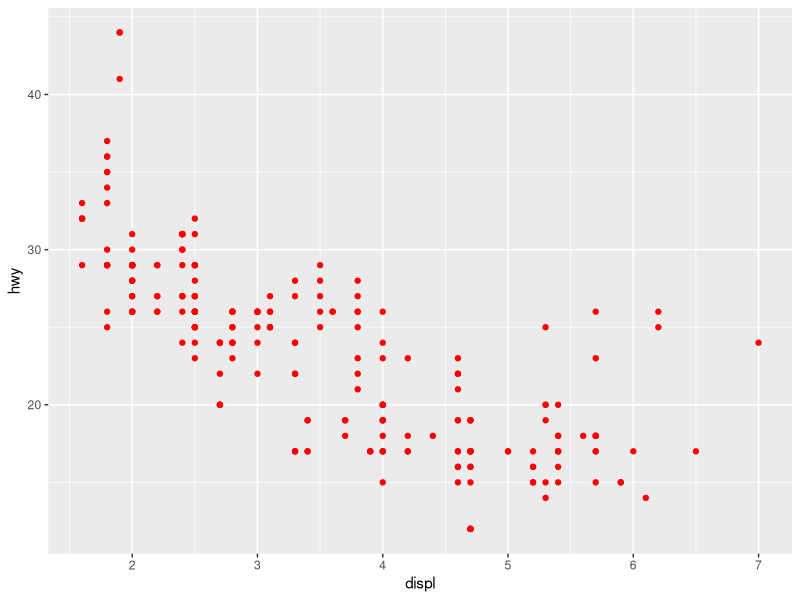
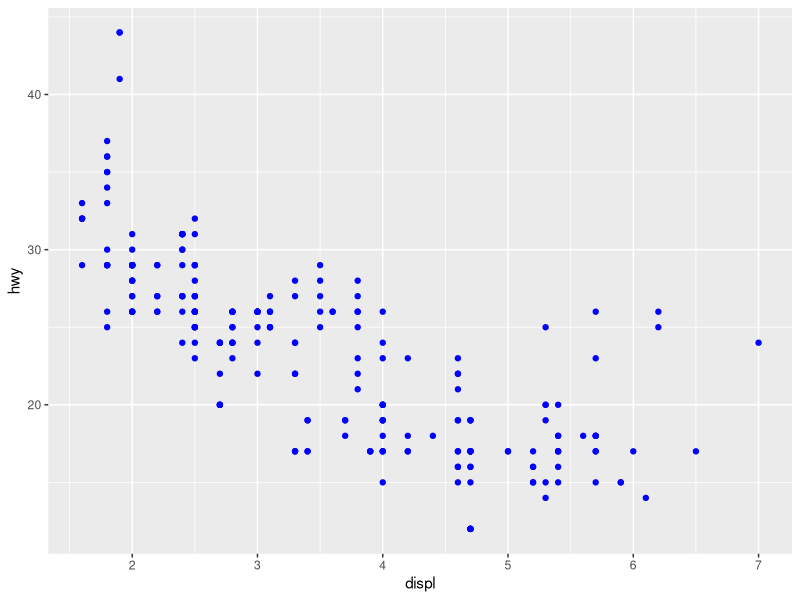
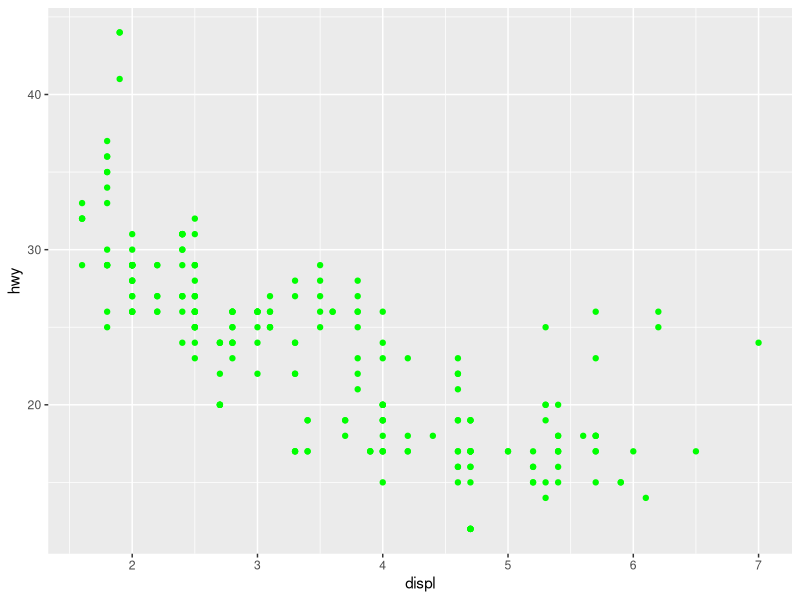
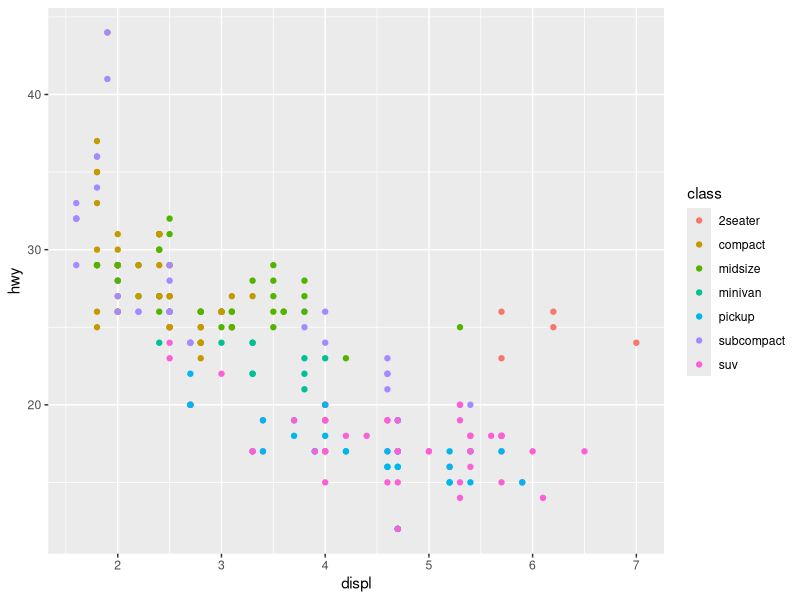
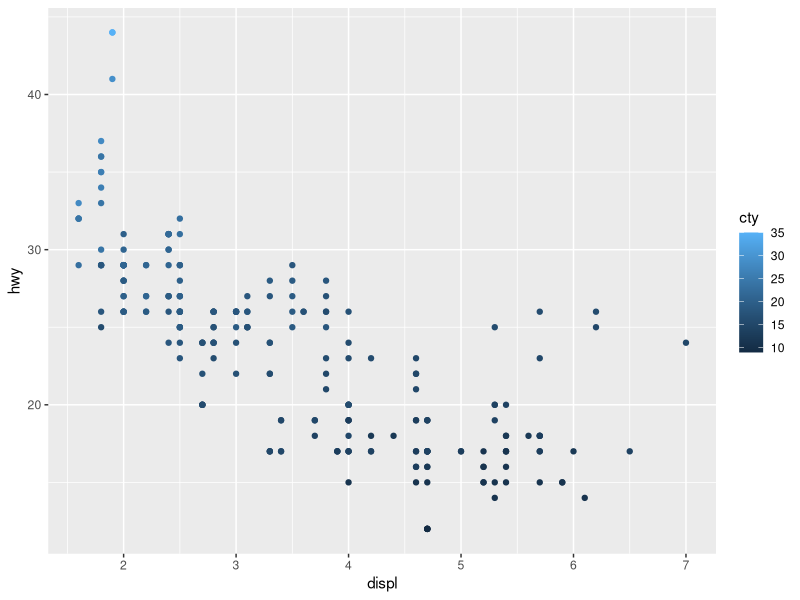
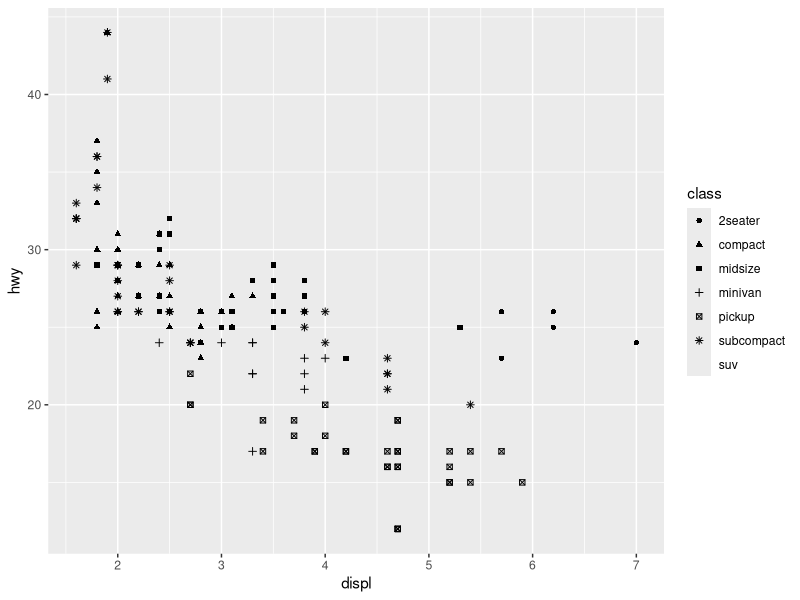
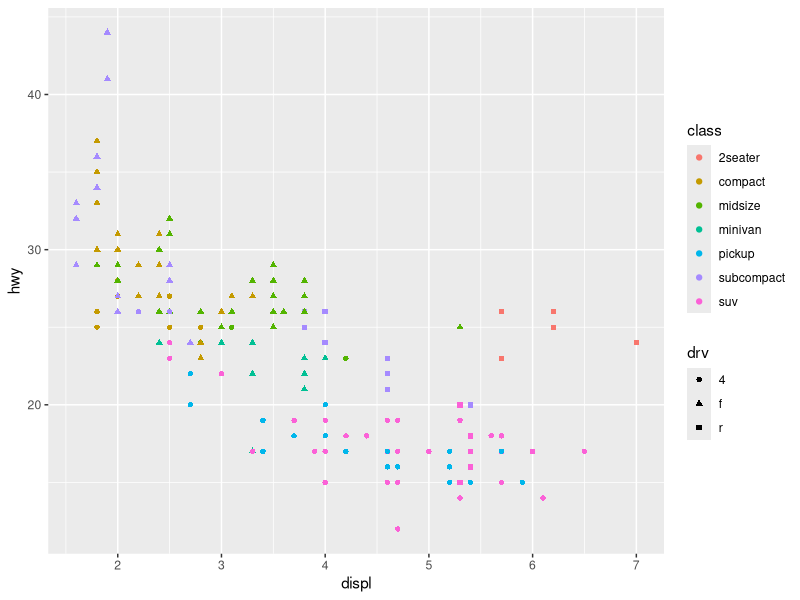
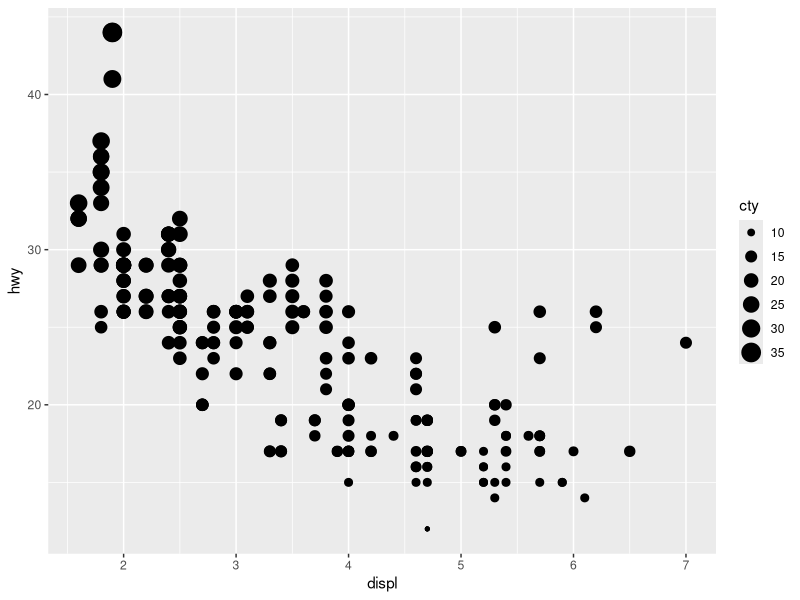

Here is the R script that generated these plots, in order: (Note: this script raises an error after producing the figures.)
## ---- chunk 1
rm(list = ls())
## ---- chunk 2
### Tweaks and tricks

## ---- chunk 3
library(tidyverse)
## ---- chunk 4
# choose color in geom
## ---- chunk 5
ggplot(
  data = mpg,
  mapping = aes(x = displ, y = hwy)
) +
  geom_point(
    color = "red"
  )
## ---- chunk 6
# different color 1
## ---- chunk 7
ggplot(
  data = mpg,
  mapping = aes(x = displ, y = hwy)
) +
  geom_point(
    color = "blue"
  )
## ---- chunk 8
# different color 2
## ---- chunk 9
ggplot(
  data = mpg,
  mapping = aes(x = displ, y = hwy)
) +
  geom_point(
    color = "green"
  )
## ---- chunk 10
# color as 3rd aesthetic (discrete)
## ---- chunk 11
ggplot(
  data = mpg,
  mapping = aes(x = displ, y = hwy, color = class)
) +
  geom_point()
## ---- chunk 12
# color as 3rd aesthetic (continuous)
## ---- chunk 13
ggplot(
  data = mpg,
  mapping = aes(x = displ, y = hwy, color = cty)
) +
  geom_point()
## ---- chunk 14
# point shape as 3rd aesthetic
## ---- chunk 15
ggplot(
  data = mpg,
  mapping = aes(
    x = displ,
    y = hwy,
    shape = class
  )
) +
  geom_point()
## ---- chunk 16
# shape mapped on drv
## ---- chunk 17
ggplot(
  data = mpg,
  mapping = aes(
    x = displ,
    y = hwy,
    color = class,
    shape = drv
  )
) +
  geom_point()
## ---- chunk 18
# point size as 3rd aesthetic
## ---- chunk 19
ggplot(
  data = mpg,
  mapping = aes(
    x = displ,
    y = hwy,
    size = cty
  )
) +
  geom_point()
## ---- chunk 20
# mix to increase num of aesthetics
## ---- chunk 21
ggplot(
  data = mpg,
  mapping = aes(
    x = displ,
    y = hwy,
    color = class,
    size = cty
  )
) +
  geom_point()
## ---- chunk 22
# unquoted col in aes()
## ---- chunk 23
try(
  ggplot(
    data = mpg,
    mapping = aes(
      x = displ,
      y = hwy,
      color = blue
    )
  ) +
    geom_point()
)
## ---- chunk 24
# mpg quoted and unquoted
## ---- chunk 25
mpg
"mpg"
## ---- chunk 26
# quoted color in aes()
## ---- chunk 27
ggplot(
  data = mpg,
  mapping = aes(
    x = displ,
    y = hwy,
    color = "blue"
  )
) +
  geom_point()
## ---- chunk 28
# correct way to specify manual aesthetic
## ---- chunk 29
ggplot(
  data = mpg,
  mapping = aes(
    x = displ,
    y = hwy
  )
) +
  geom_point(
    color = "blue"
  )
## ---- chunk 30
# semi-transparency
## ---- chunk 31
ggplot(
  data = mpg,
  mapping = aes(
    x = displ,
    y = hwy
  )
) +
  geom_point(alpha = 0.2)
## ---- chunk 32
# function of variables in aes()
## ---- chunk 33
ggplot(
  data = mpg,
  mapping = aes(
    x = displ,
    y = 2.35 / hwy
  )
) +
  geom_point()
## ---- chunk 34
# color in geom()
## ---- chunk 35
try(
  ggplot(
    data = mpg,
    mapping = aes(
      x = displ,
      y = 2.35 / hwy
    )
  ) +
    geom_point(color = class)
)
